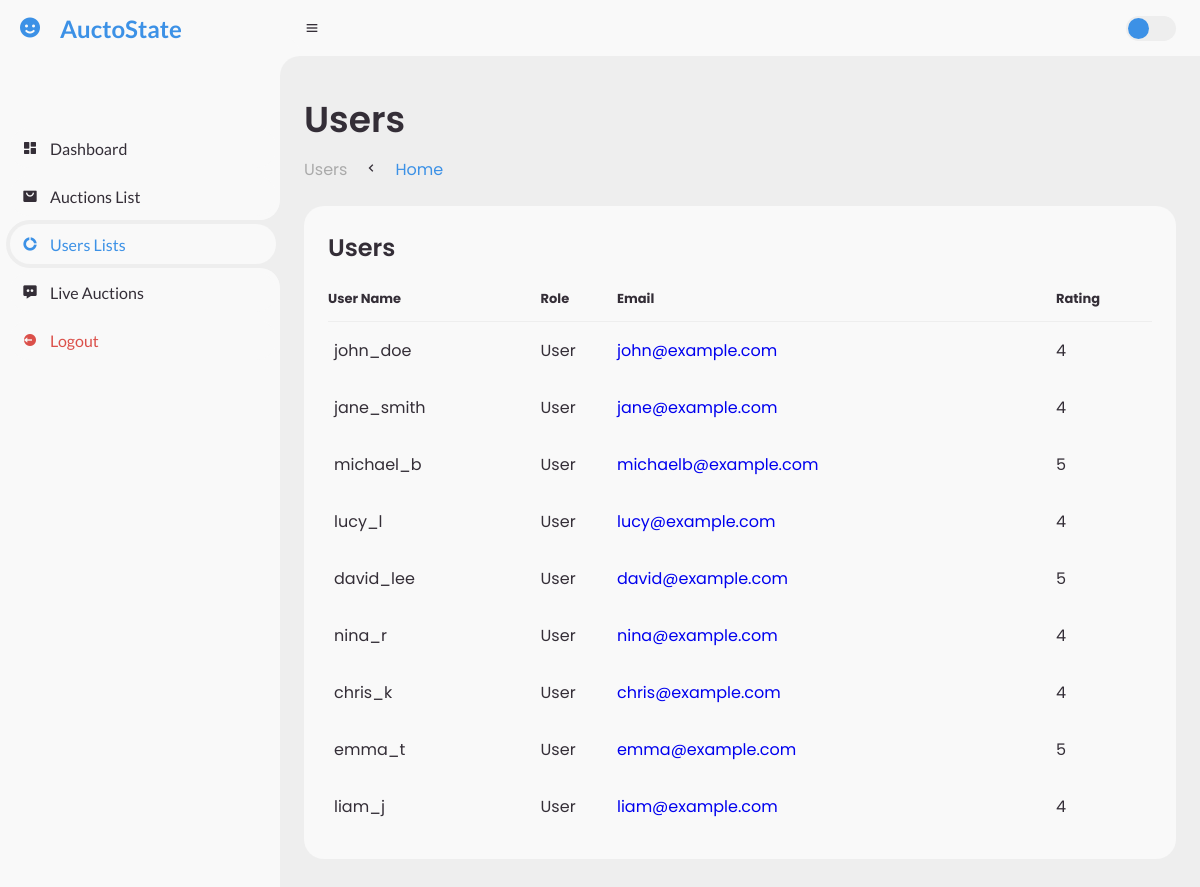
/AdminPannel/Users.php (signed in), run on the app's committed database.
### tables this page shows
CREATE TABLE `users` (
  `UserID` int(11) NOT NULL,
  `Username` varchar(50) NOT NULL,
  `Email` varchar(100) NOT NULL,
  `PasswordHash` varchar(255) NOT NULL,
  `RegistrationDate` datetime DEFAULT current_timestamp(),
  `Role` varchar(20) DEFAULT NULL,
  `Rating` int(11) DEFAULT 0
);

### AdminPannel/Users.php (the view, shortened to what this page needs)
<?php
  include "../php/config.php";
  $id = $_SESSION['unique_id'];
  $users = mysqli_query($conn, "SELECT * FROM users WHERE UserID <> '$id' ");
?>
<!DOCTYPE html>
<html lang="en">
<head>
	<link href='https://unpkg.com/boxicons@2.0.9/css/boxicons.min.css' rel='stylesheet'>
	<link rel="stylesheet" href="style.css">
</head>
<body>
	<section id="sidebar">
		<a href="#" class="brand">
			<i class='bx bxs-smile'></i>
			<span class="text">AuctoState</span>
		</a>
		<ul class="side-menu top">
			<li>
				<a href="index.php">
					<i class='bx bxs-dashboard' ></i>
					<span class="text">Dashboard</span>
				</a>
			</li>
			<li>
				<a href="AuctionList.php">
					<i class='bx bxs-shopping-bag-alt' ></i>
					<span class="text">Auctions List</span>
				</a>
			</li>
			<li class="active">
				<a href="Users.php">
					<i class='bx bxs-doughnut-chart' ></i>
					<span class="text">Users Lists</span>
				</a>
			</li>
			<li>
				<a href="LiveAuctions.php">
					<i class='bx bxs-message-dots' ></i>
					<span class="text">Live Auctions</span>
				</a>
			</li>
			<li>
				<a href="#" class="logout">
					<i class='bx bxs-log-out-circle' ></i>
					<span class="text">Logout</span>
				</a>
			</li>
		</ul>
	</section>
	<section id="content">
		<nav>
			<i class='bx bx-menu' ></i>
			<form action="#">
				<div class="form-input">
				</div>
			</form>
			<label for="switch-mode" class="switch-mode"></label>
		</nav>
		<main>
			<div class="head-title">
				<div class="left">
					<h1>Users</h1>
					<ul class="breadcrumb">
						<li>
							<a href="#">Users</a>
						</li>
						<li><i class='bx bx-chevron-left' ></i></li>
						<li>
							<a class="active" href="index.php">Home</a>
						</li>
					</ul>
				</div>
			</div>
			<div class="table-data">
				<div class="order">
					<div class="head">
						<h3>Users</h3>
					</div>
					<table>
							<?php
								if(mysqli_num_rows($users) > 0){
							?>
							<thead>
								<tr>
									<th>User Name</th>
									<th>Role</th>
									<th>Email</th>
									<th>Rating</th>
								</tr>
							</thead>
							<tbody>
							<?php
									while($rowiu = mysqli_fetch_assoc($users)){
							?>
								<tr>
									<td><?php echo $rowiu['Username']?></td>
									<td><?php echo $rowiu['Role']?></td>
									<td><a href="mailto: <?php echo $rowiu['Email']; ?>"><?php echo $rowiu['Email']; ?></a></td>
									<td><?php echo $rowiu['Rating']; ?></td>
								</tr>
							<?php
									}
							?>
							</tbody>
							<?php
								}
								else{
									echo "<h1>No Users Found</h1>";
								}
							?>
					</table>
				</div>
			</div>
		</main>
	</section>
</body>
</html>

### data on the page
users: Username "john_doe", Role "User", Email "john@example.com", Rating "4"
users: Username "jane_smith", Role "User", Email "jane@example.com", Rating "4"
users: Username "michael_b", Role "User", Email "michaelb@example.com", Rating "5"
users: Username "lucy_l", Role "User", Email "lucy@example.com", Rating "4"
users: Username "david_lee", Role "User", Email "david@example.com", Rating "5"
users: Username "nina_r", Role "User", Email "nina@example.com", Rating "4"
users: Username "chris_k", Role "User", Email "chris@example.com", Rating "4"
users: Username "emma_t", Role "User", Email "emma@example.com", Rating "5"
users: Username "liam_j", Role "User", Email "liam@example.com", Rating "4"
